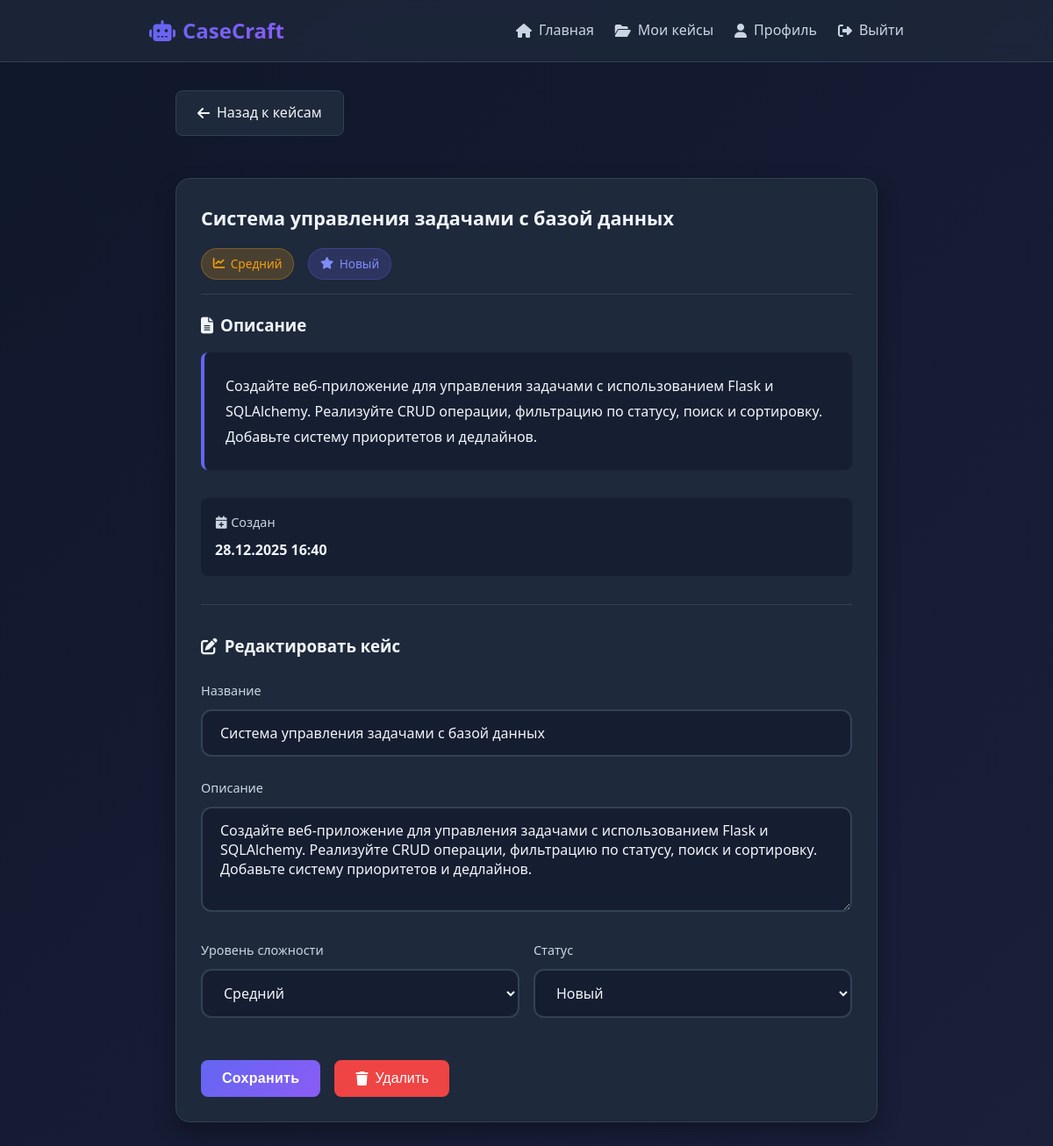
Page /case/2 (signed in) on the committed database.
### models.py (models this page shows, shortened)
class Case(db.Model):
    id = db.Column(db.Integer, primary_key=True)
    title = db.Column(db.String(200), nullable=False)
    description = db.Column(db.Text, nullable=False)
    level = db.Column(db.String(20), nullable=False)  # beginner, intermediate, advanced
    status = db.Column(db.String(20), default='new')  # new, in_progress, completed, archived
    tags = db.Column(db.String(200))  # JSON строка с тегами
    created_at = db.Column(db.DateTime, default=datetime.utcnow)
    updated_at = db.Column(db.DateTime, default=datetime.utcnow, onupdate=datetime.utcnow)
    user_id = db.Column(db.Integer, db.ForeignKey('user.id'), nullable=False)

### app.py (the view)
@app.route('/case/<int:case_id>')
@login_required
def view_case(case_id):
    case = Case.query.get_or_404(case_id)
    if case.user_id != current_user.id:
        flash('У вас нет доступа к этому кейсу', 'error')
        return redirect(url_for('my_cases'))
    form = CaseEditForm(obj=case)
    return render_template('case_detail.html', case=case, form=form)

### forms.py
class CaseEditForm(FlaskForm):
    title = StringField('Название', validators=[DataRequired(), Length(max=200)])
    description = TextAreaField('Описание', validators=[DataRequired()])
    level = SelectField('Уровень сложности', choices=[
        ('beginner', 'Начинающий'),
        ('intermediate', 'Средний'),
        ('advanced', 'Продвинутый')
    ], validators=[DataRequired()])
    status = SelectField('Статус', choices=[
        ('new', 'Новый'),
        ('in_progress', 'В процессе'),
        ('completed', 'Завершен'),
        ('archived', 'Архив')
    ], validators=[DataRequired()])
    submit = SubmitField('Сохранить')

### app.py (called while the page is built)
@login_manager.user_loader
def load_user(user_id):
    return User.query.get(int(user_id))

### templates/case_detail.html (shortened to what this page needs)
{% extends "base.html" %}
{% block content %}
<div class="fade-in">
    <div style="margin-bottom: 2rem;">
        <a href="{{ url_for('my_cases') }}" class="btn btn-secondary" style="margin-bottom: 1rem;">
            <i class="fas fa-arrow-left"></i>
            Назад к кейсам
        </a>
    </div>
    <div class="card">
        <div class="card-header">
            <h1 class="card-title">{{ case.title }}</h1>
            <div style="display: flex; gap: 1rem; flex-wrap: wrap; margin-top: 1rem;">
                <span class="badge badge-{{ case.level }}">
                    {% if case.level == 'beginner' %}
                        <i class="fas fa-seedling"></i> Начинающий
                    {% elif case.level == 'intermediate' %}
                        <i class="fas fa-chart-line"></i> Средний
                    {% else %}
                        <i class="fas fa-fire"></i> Продвинутый
                    {% endif %}
                </span>
                <span class="badge badge-{{ case.status }}">
                    {% if case.status == 'new' %}
                        <i class="fas fa-star"></i> Новый
                    {% elif case.status == 'in_progress' %}
                        <i class="fas fa-spinner"></i> В процессе
                    {% elif case.status == 'completed' %}
                        <i class="fas fa-check"></i> Завершен
                    {% else %}
                        <i class="fas fa-archive"></i> Архив
                    {% endif %}
                </span>
            </div>
        </div>
        <div style="margin-bottom: 2rem;">
            <h3 style="margin-bottom: 1rem; display: flex; align-items: center; gap: 0.5rem;">
                <i class="fas fa-file-alt"></i>
                Описание
            </h3>
            <div style="background: rgba(15, 23, 42, 0.5); padding: 1.5rem; border-radius: 8px; border-left: 4px solid var(--primary-color);">
                <p style="white-space: pre-wrap; line-height: 1.8;">{{ case.description }}</p>
            </div>
        </div>
        <div style="display: grid; grid-template-columns: repeat(auto-fit, minmax(200px, 1fr)); gap: 1rem; margin-bottom: 2rem;">
            <div style="background: rgba(15, 23, 42, 0.5); padding: 1rem; border-radius: 8px;">
                <div style="color: var(--text-secondary); font-size: 0.9rem; margin-bottom: 0.5rem;">
                    <i class="fas fa-calendar-plus"></i> Создан
                </div>
                <div style="font-weight: 600;">{{ case.created_at.strftime('%d.%m.%Y %H:%M') }}</div>
            </div>
        </div>
        <div style="border-top: 1px solid var(--border-color); padding-top: 2rem; margin-top: 2rem;">
            <h3 style="margin-bottom: 1.5rem; display: flex; align-items: center; gap: 0.5rem;">
                <i class="fas fa-edit"></i>
                Редактировать кейс
            </h3>
            <form method="POST" action="{{ url_for('edit_case', case_id=case.id) }}">
                <div class="form-group">
                    {{ form.title.label(class="form-label") }}
                    {{ form.title(class="form-control") }}
                </div>
                <div class="form-group">
                    {{ form.description.label(class="form-label") }}
                    {{ form.description(class="form-control") }}
                </div>
                <div style="display: grid; grid-template-columns: repeat(auto-fit, minmax(200px, 1fr)); gap: 1rem;">
                    <div class="form-group">
                        {{ form.level.label(class="form-label") }}
                        {{ form.level(class="form-control") }}
                    </div>
                    <div class="form-group">
                        {{ form.status.label(class="form-label") }}
                        {{ form.status(class="form-control") }}
                    </div>
                </div>
                <div style="display: flex; gap: 1rem; margin-top: 1.5rem;">
                    {{ form.submit(class="btn btn-primary") }}
                    <button type="button" class="btn btn-danger" onclick="if(confirm('Вы уверены, что хотите удалить этот кейс?')) { document.getElementById('delete-form').submit(); }">
                        <i class="fas fa-trash"></i>
                        Удалить
                    </button>
                </div>
            </form>
        </div>
    </div>
</div>
{% endblock %}

### static/css/style.css (style rules this page uses)
:root { --primary-color: #6366f1; --primary-dark: #4f46e5; --primary-light: #818cf8; --secondary-color: #8b5cf6; --accent-color: #ec4899; --bg-dark: #0f172a; --bg-card: #1e293b; --bg-hover: #334155; --text-primary: #f1f5f9; --text-secondary: #cbd5e1; --text-muted: #94a3b8; --success: #10b981; --warning: #f59e0b; --error: #ef4444; --border-color: #334155; --shadow: 0 10px 25px rgba(0, 0, 0, 0.3); --shadow-lg: 0 20px 40px rgba(0, 0, 0, 0.4); }
* { margin: 0; padding: 0; box-sizing: border-box; }
body { font-family: 'Segoe UI', Tahoma, Geneva, Verdana, sans-serif; background: linear-gradient(135deg, var(--bg-dark) 0%, #1a1f3a 100%); color: var(--text-primary); min-height: 100vh; line-height: 1.6; }
.btn { padding: 0.75rem 1.5rem; border: none; border-radius: 8px; font-size: 1rem; cursor: pointer; transition: all 0.3s; text-decoration: none; display: inline-flex; align-items: center; gap: 0.5rem; font-weight: 500; }
.btn-primary { background: linear-gradient(135deg, var(--primary-color), var(--secondary-color)); color: white; border: none; font-weight: 600; letter-spacing: 0.3px; }
.btn-secondary { background: var(--bg-card); color: var(--text-primary); border: 1px solid var(--border-color); }
.btn-danger { background: var(--error); color: white; }
.card { background: var(--bg-card); border-radius: 16px; padding: 1.75rem; box-shadow: var(--shadow); border: 1px solid var(--border-color); transition: transform 0.3s, box-shadow 0.3s; max-width: 100%; }
.card-header { margin-bottom: 1.25rem; padding-bottom: 1rem; border-bottom: 1px solid var(--border-color); }
.card-title { font-size: 1.35rem; font-weight: 600; margin-bottom: 0.5rem; display: flex; align-items: center; gap: 0.75rem; }
.form-group { margin-bottom: 1.5rem; }
.form-label { display: block; margin-bottom: 0.5rem; color: var(--text-secondary); font-weight: 500; }
.form-control { width: 100%; padding: 0.875rem 1.25rem; background: rgba(15, 23, 42, 0.6); border: 2px solid var(--border-color); border-radius: 12px; color: var(--text-primary); font-size: 1rem; transition: all 0.3s ease; font-family: inherit; }
.form-control::placeholder { color: var(--text-muted); }
textarea.form-control { resize: vertical; min-height: 120px; }
select.form-control { cursor: pointer; }
.badge { padding: 0.4rem 0.8rem; border-radius: 20px; font-size: 0.85rem; font-weight: 500; display: inline-flex; align-items: center; gap: 0.4rem; }
.badge-intermediate { background: rgba(245, 158, 11, 0.2); color: var(--warning); border: 1px solid rgba(245, 158, 11, 0.3); }
.badge-new { background: rgba(99, 102, 241, 0.2); color: var(--primary-light); border: 1px solid rgba(99, 102, 241, 0.3); }
.fade-in { animation: fadeIn 0.5s ease-out; }
.form-group { position: relative; }
.form-label { display: block; margin-bottom: 0.625rem; color: var(--text-secondary); font-weight: 500; font-size: 0.9rem; }

### rows in the picture
Case: title "Система управления задачами с базой данных", description "Создайте веб-приложение для управления задачами с использованием Flask и SQLAlchemy. Реализуйте CRUD операции, фильтрацию по статусу, поиск и сортировку. Добавьте систему приоритетов и дедлайнов.", created_at "28.12.2025 16:40", level "Средний", status "Новый"
